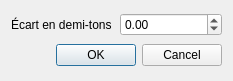
<?xml version="1.0" encoding="UTF-8"?>
<ui version="4.0">
 <class>ToolTransposeSmpl_gui</class>
 <widget class="QWidget" name="ToolTransposeSmpl_gui">
  <property name="geometry">
   <rect>
    <x>0</x>
    <y>0</y>
    <width>233</width>
    <height>81</height>
   </rect>
  </property>
  <property name="windowTitle">
   <string notr="true">Form</string>
  </property>
  <layout class="QGridLayout" name="gridLayout">
   <item row="0" column="0">
    <widget class="QLabel" name="label">
     <property name="text">
      <string>Écart en demi-tons</string>
     </property>
    </widget>
   </item>
   <item row="0" column="1">
    <widget class="QDoubleSpinBox" name="spinTon">
     <property name="minimum">
      <double>-120.000000000000000</double>
     </property>
     <property name="maximum">
      <double>120.000000000000000</double>
     </property>
    </widget>
   </item>
   <item row="1" column="0" colspan="2">
    <widget class="QDialogButtonBox" name="buttonBox">
     <property name="standardButtons">
      <set>QDialogButtonBox::Cancel|QDialogButtonBox::Ok</set>
     </property>
    </widget>
   </item>
  </layout>
 </widget>
 <resources/>
 <connections/>
</ui>
